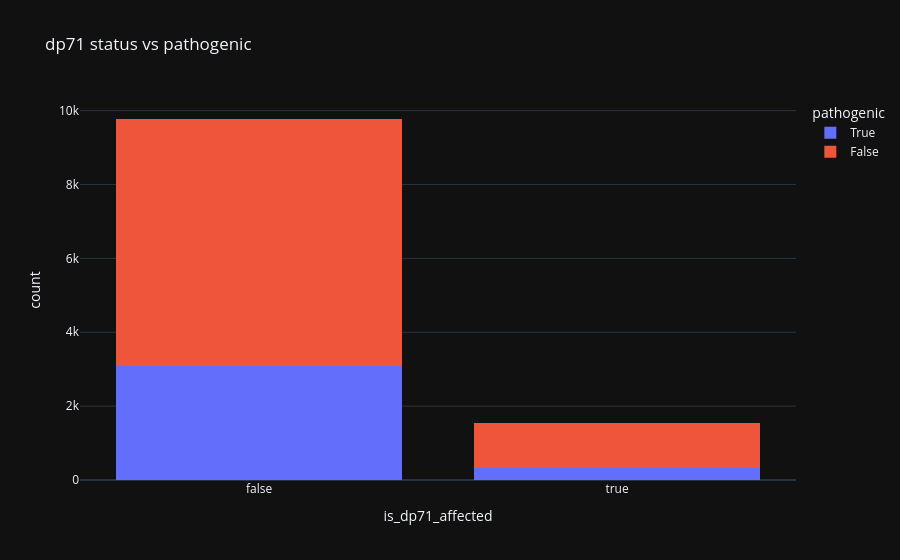

Here is the notebook cell this chart was saved with:
### Markdown cell above
## 6. 📊 dp71 vs pathogenic

### Code cell
tmp = d[['is_dp71_affected', 'pathogenic']].dropna()
fig = px.histogram(tmp, x='is_dp71_affected', color='pathogenic', barmode='stack', title='dp71 status vs pathogenic')
fig.show()

### Figure 1 — Plotly figure (JSON) as saved in the notebook; plotly's stock layout.template omitted (floating-point values rounded to 4 significant figures; data arrays with more than 128 entries replaced by an {"elided": "..."} marker saying what was removed)
{"data": [{"bingroup": "x", "hovertemplate": "pathogenic=True<br>is_dp71_affected=%{x}<br>count=%{y}<extra></extra>", "legendgroup": "True", "marker": {"color": "#636efa", "pattern": {"shape": ""}}, "name": "True", "orientation": "v", "showlegend": true, "x": {"elided": "3418 bool values"}, "xaxis": "x", "yaxis": "y", "type": "histogram"}, {"bingroup": "x", "hovertemplate": "pathogenic=False<br>is_dp71_affected=%{x}<br>count=%{y}<extra></extra>", "legendgroup": "False", "marker": {"color": "#EF553B", "pattern": {"shape": ""}}, "name": "False", "orientation": "v", "showlegend": true, "x": {"elided": "7890 bool values"}, "xaxis": "x", "yaxis": "y", "type": "histogram"}], "layout": {"xaxis": {"anchor": "y", "domain": [0.0, 1.0], "title": {"text": "is_dp71_affected"}}, "yaxis": {"anchor": "x", "domain": [0.0, 1.0], "title": {"text": "count"}}, "legend": {"title": {"text": "pathogenic"}, "tracegroupgap": 0}, "title": {"text": "dp71 status vs pathogenic"}, "barmode": "stack"}}
